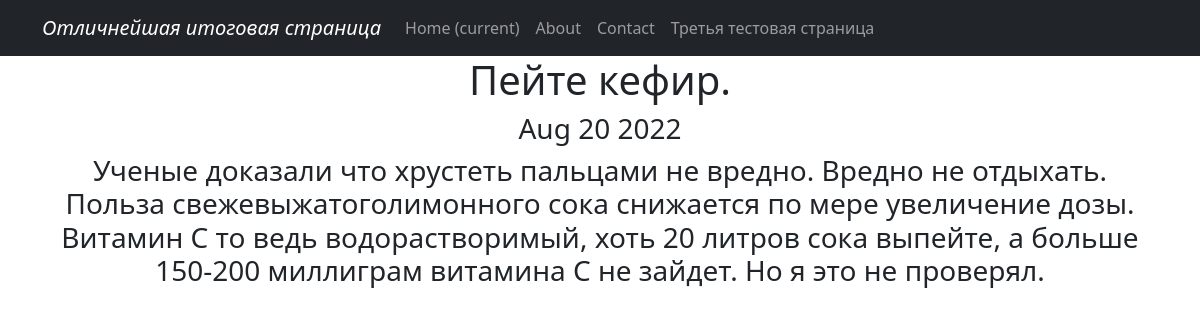
The page /news/2 on the database its author committed.
### News/models.py (models this page shows, shortened)
class Post(models.Model):
    author = models.ForeignKey(Author, on_delete=models.CASCADE)
    post_time = models.DateTimeField(auto_now_add = True)
    post_type = models.CharField(max_length=3, choices = CHOICES, default = news)
    title = models.CharField(max_length=255)
    content = models.TextField()
    post_rating = models.IntegerField(default=0)
    category = models.ManyToManyField(Category, through = 'PostCategory')

### News/views.py (the view)
# urls.py: path('<int:pk>', PostDetail.as_view())
class PostDetail(DetailView):
    model = Post
    template_name = 'postdetail.html'
    context_object_name = 'post'

### News/templatetags/custom_filters.py (called while the page is built)
@register.filter()
def cenzura(value):
    for word in Slovechki:
        value = value.replace(word, '*' * len(word))
    return value

### templates/postdetail.html (shortened to what this page needs)
{% extends 'flatpages/default.html' %}
{% load custom_filters %}
{% block content %}
<h1>{{ post.title | cenzura }} </h1>
<h3> {{ post.post_time | date:'M d Y' }} </h3>
<h3> {{ post.content | cenzura }}</h3>
{% endblock content %}

### rows shown on the page
Post: title|cenzura "Пейте кефир.", post_time "Aug 20 2022", content|cenzura "Ученые доказали что хрустеть пальцами не вредно. Вредно не отдыхать. Польза свежевыжатоголимонного сока снижается по мере увеличение дозы. Витамин С то ведь водорастворимый, хоть 20 литров сока выпейте, а больше 150-200 миллиграм витамина С не зайдет. Но я это не проверял."
